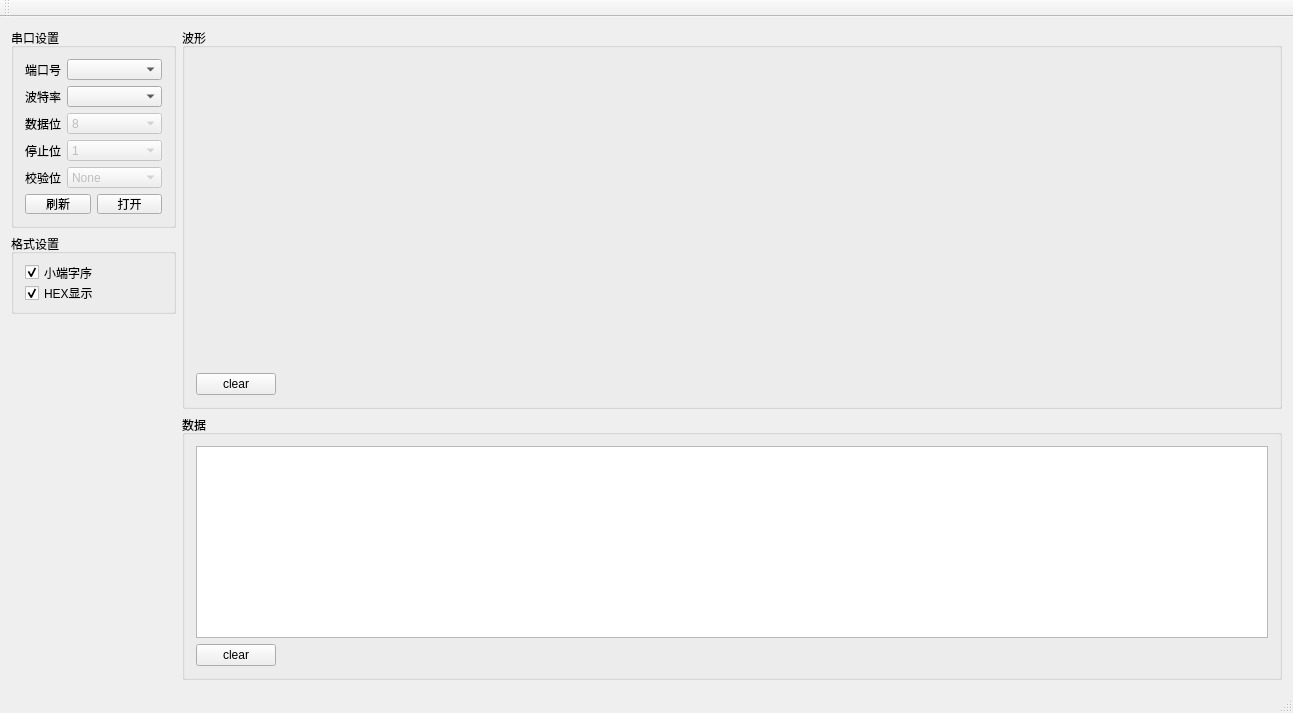
<?xml version="1.0" encoding="UTF-8"?>
<ui version="4.0">
 <class>MainWindow</class>
 <widget class="QMainWindow" name="MainWindow">
  <property name="geometry">
   <rect>
    <x>0</x>
    <y>0</y>
    <width>1293</width>
    <height>713</height>
   </rect>
  </property>
  <property name="windowTitle">
   <string>MainWindow</string>
  </property>
  <widget class="QWidget" name="centralWidget">
   <layout class="QGridLayout" name="gridLayout_3">
    <item row="3" column="1">
     <widget class="QGroupBox" name="groupBox_2">
      <property name="sizePolicy">
       <sizepolicy hsizetype="Expanding" vsizetype="Preferred">
        <horstretch>0</horstretch>
        <verstretch>0</verstretch>
       </sizepolicy>
      </property>
      <property name="minimumSize">
       <size>
        <width>0</width>
        <height>191</height>
       </size>
      </property>
      <property name="title">
       <string>数据</string>
      </property>
      <layout class="QGridLayout" name="gridLayout">
       <item row="0" column="0" colspan="2">
        <widget class="QTextEdit" name="textEdit"/>
       </item>
       <item row="1" column="0">
        <widget class="QPushButton" name="pushButton">
         <property name="sizePolicy">
          <sizepolicy hsizetype="Fixed" vsizetype="Fixed">
           <horstretch>0</horstretch>
           <verstretch>0</verstretch>
          </sizepolicy>
         </property>
         <property name="text">
          <string>clear</string>
         </property>
        </widget>
       </item>
       <item row="1" column="1">
        <spacer name="horizontalSpacer">
         <property name="orientation">
          <enum>Qt::Horizontal</enum>
         </property>
         <property name="sizeHint" stdset="0">
          <size>
           <width>40</width>
           <height>20</height>
          </size>
         </property>
        </spacer>
       </item>
      </layout>
     </widget>
    </item>
    <item row="0" column="0">
     <widget class="QGroupBox" name="gBox_1">
      <property name="sizePolicy">
       <sizepolicy hsizetype="Preferred" vsizetype="Preferred">
        <horstretch>0</horstretch>
        <verstretch>0</verstretch>
       </sizepolicy>
      </property>
      <property name="minimumSize">
       <size>
        <width>165</width>
        <height>200</height>
       </size>
      </property>
      <property name="maximumSize">
       <size>
        <width>165</width>
        <height>200</height>
       </size>
      </property>
      <property name="title">
       <string>串口设置</string>
      </property>
      <layout class="QVBoxLayout" name="verticalLayout">
       <item>
        <layout class="QHBoxLayout" name="horizontalLayout_1">
         <item>
          <widget class="QLabel" name="label_1">
           <property name="text">
            <string>端口号</string>
           </property>
          </widget>
         </item>
         <item>
          <widget class="QComboBox" name="comboBox_1">
           <property name="sizePolicy">
            <sizepolicy hsizetype="Expanding" vsizetype="Fixed">
             <horstretch>0</horstretch>
             <verstretch>0</verstretch>
            </sizepolicy>
           </property>
          </widget>
         </item>
        </layout>
       </item>
       <item>
        <layout class="QHBoxLayout" name="horizontalLayout_2">
         <item>
          <widget class="QLabel" name="label_2">
           <property name="text">
            <string>波特率</string>
           </property>
          </widget>
         </item>
         <item>
          <widget class="QComboBox" name="comboBox_2">
           <property name="sizePolicy">
            <sizepolicy hsizetype="Expanding" vsizetype="Fixed">
             <horstretch>0</horstretch>
             <verstretch>0</verstretch>
            </sizepolicy>
           </property>
          </widget>
         </item>
        </layout>
       </item>
       <item>
        <layout class="QHBoxLayout" name="horizontalLayout_3">
         <item>
          <widget class="QLabel" name="label_3">
           <property name="text">
            <string>数据位</string>
           </property>
          </widget>
         </item>
         <item>
          <widget class="QComboBox" name="comboBox_3">
           <property name="enabled">
            <bool>false</bool>
           </property>
           <property name="sizePolicy">
            <sizepolicy hsizetype="Expanding" vsizetype="Fixed">
             <horstretch>0</horstretch>
             <verstretch>0</verstretch>
            </sizepolicy>
           </property>
           <item>
            <property name="text">
             <string>8</string>
            </property>
           </item>
           <item>
            <property name="text">
             <string>1</string>
            </property>
           </item>
           <item>
            <property name="text">
             <string>None</string>
            </property>
           </item>
          </widget>
         </item>
        </layout>
       </item>
       <item>
        <layout class="QHBoxLayout" name="horizontalLayout_4">
         <item>
          <widget class="QLabel" name="label_4">
           <property name="text">
            <string>停止位</string>
           </property>
          </widget>
         </item>
         <item>
          <widget class="QComboBox" name="comboBox_4">
           <property name="enabled">
            <bool>false</bool>
           </property>
           <property name="sizePolicy">
            <sizepolicy hsizetype="Expanding" vsizetype="Fixed">
             <horstretch>0</horstretch>
             <verstretch>0</verstretch>
            </sizepolicy>
           </property>
           <item>
            <property name="text">
             <string>1</string>
            </property>
           </item>
          </widget>
         </item>
        </layout>
       </item>
       <item>
        <layout class="QHBoxLayout" name="horizontalLayout_5">
         <item>
          <widget class="QLabel" name="label_5">
           <property name="text">
            <string>校验位</string>
           </property>
          </widget>
         </item>
         <item>
          <widget class="QComboBox" name="comboBox_5">
           <property name="enabled">
            <bool>false</bool>
           </property>
           <property name="sizePolicy">
            <sizepolicy hsizetype="Expanding" vsizetype="Fixed">
             <horstretch>0</horstretch>
             <verstretch>0</verstretch>
            </sizepolicy>
           </property>
           <item>
            <property name="text">
             <string>None</string>
            </property>
           </item>
          </widget>
         </item>
        </layout>
       </item>
       <item>
        <layout class="QHBoxLayout" name="horizontalLayout">
         <item>
          <widget class="QPushButton" name="clearButton">
           <property name="text">
            <string>刷新</string>
           </property>
          </widget>
         </item>
         <item>
          <widget class="QPushButton" name="okButton">
           <property name="text">
            <string>打开</string>
           </property>
          </widget>
         </item>
        </layout>
       </item>
      </layout>
     </widget>
    </item>
    <item row="1" column="0">
     <widget class="QGroupBox" name="groupBox_3">
      <property name="minimumSize">
       <size>
        <width>165</width>
        <height>0</height>
       </size>
      </property>
      <property name="maximumSize">
       <size>
        <width>165</width>
        <height>80</height>
       </size>
      </property>
      <property name="title">
       <string>格式设置</string>
      </property>
      <layout class="QVBoxLayout" name="verticalLayout_2">
       <item>
        <widget class="QCheckBox" name="checkBox_word">
         <property name="text">
          <string>小端字序</string>
         </property>
         <property name="checked">
          <bool>true</bool>
         </property>
        </widget>
       </item>
       <item>
        <widget class="QCheckBox" name="checkBox_hex">
         <property name="text">
          <string>HEX显示</string>
         </property>
         <property name="checked">
          <bool>true</bool>
         </property>
        </widget>
       </item>
      </layout>
     </widget>
    </item>
    <item row="2" column="0">
     <spacer name="verticalSpacer">
      <property name="orientation">
       <enum>Qt::Vertical</enum>
      </property>
      <property name="sizeHint" stdset="0">
       <size>
        <width>20</width>
        <height>40</height>
       </size>
      </property>
     </spacer>
    </item>
    <item row="0" column="1" rowspan="3">
     <widget class="QGroupBox" name="groupBox">
      <property name="sizePolicy">
       <sizepolicy hsizetype="Expanding" vsizetype="Expanding">
        <horstretch>0</horstretch>
        <verstretch>0</verstretch>
       </sizepolicy>
      </property>
      <property name="title">
       <string>波形</string>
      </property>
      <layout class="QGridLayout" name="gridLayout_2">
       <item row="0" column="0" colspan="2">
        <widget class="QwtPlot" name="qwtPlot"/>
       </item>
       <item row="1" column="0">
        <widget class="QPushButton" name="pushButton_2">
         <property name="text">
          <string>clear</string>
         </property>
        </widget>
       </item>
       <item row="1" column="1">
        <spacer name="horizontalSpacer_2">
         <property name="orientation">
          <enum>Qt::Horizontal</enum>
         </property>
         <property name="sizeHint" stdset="0">
          <size>
           <width>1000</width>
           <height>20</height>
          </size>
         </property>
        </spacer>
       </item>
      </layout>
     </widget>
    </item>
   </layout>
  </widget>
  <widget class="QToolBar" name="mainToolBar">
   <attribute name="toolBarArea">
    <enum>TopToolBarArea</enum>
   </attribute>
   <attribute name="toolBarBreak">
    <bool>false</bool>
   </attribute>
  </widget>
  <widget class="QStatusBar" name="statusBar"/>
 </widget>
 <layoutdefault spacing="6" margin="11"/>
 <customwidgets>
  <customwidget>
   <class>QwtPlot</class>
   <extends>QFrame</extends>
   <header>qwt_plot.h</header>
   <container>1</container>
  </customwidget>
 </customwidgets>
 <resources/>
 <connections/>
</ui>
